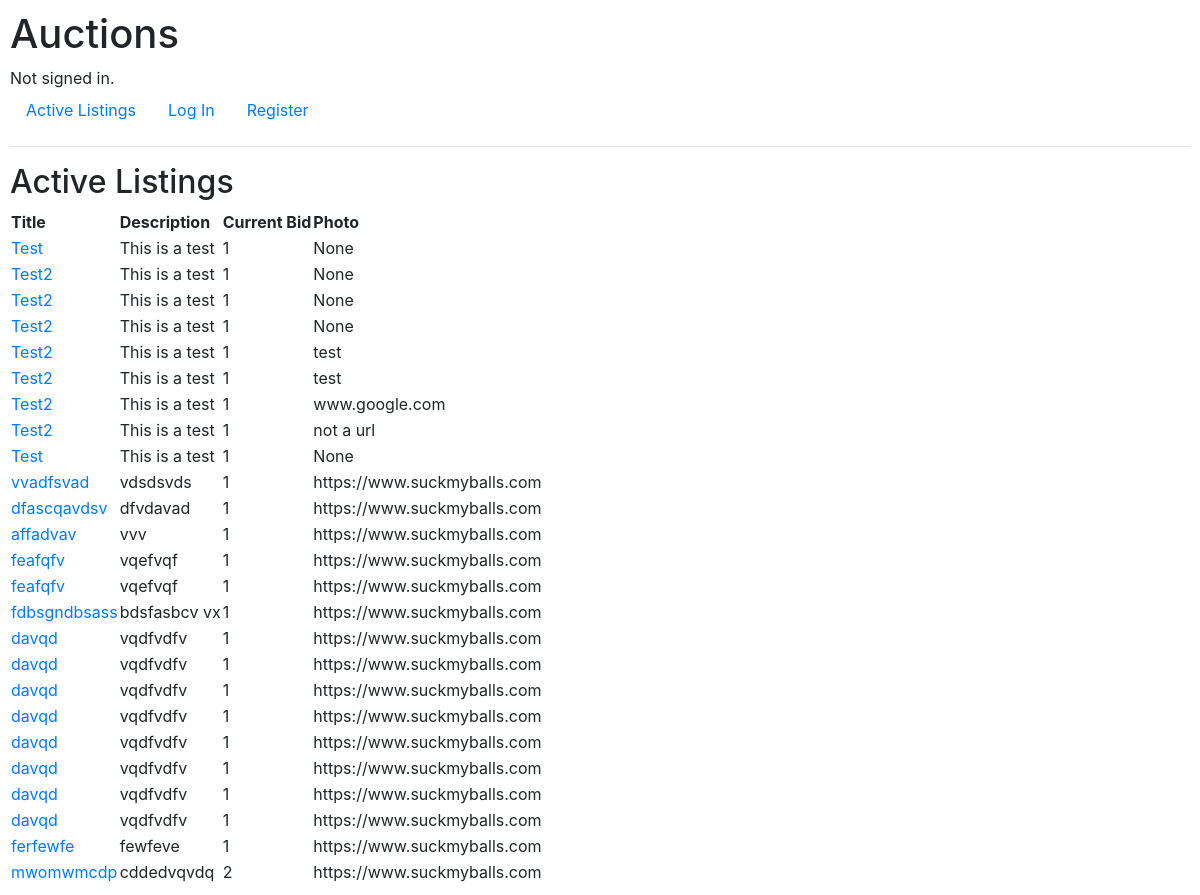
The page / on the database its author committed.
### auctions/models.py (models this page shows, shortened)
class Listing(models.Model):
    title = models.CharField(max_length=64)
    description = models.TextField()
    category = models.CharField(max_length=64, null=True) #use a data list on form to provide options of what categories already exist.
    imageURL = models.URLField(null=True, validators =[URLValidator])
    active = models.BooleanField(default=True)
    created_at = models.DateTimeField(auto_now_add=True)
    user = models.ForeignKey(User, on_delete=models.CASCADE, null=True)
    starting_bid = models.PositiveIntegerField()

### auctions/views.py (the view)
# urls.py: path("", views.index, name="index"),
def index(request):
    return render(request, "auctions/index.html", {
        "active_listings":Listing.objects.all()
    })

### auctions/templates/auctions/index.html
{% extends "auctions/layout.html" %}
{% block body %}
    <h2>Active Listings</h2>
    <table>
        <tr>
          <th>Title</th>
          <th>Description</th>
          <th>Current Bid</th>
          <th>Photo</th>
        </tr>
        {%for listing in active_listings%}
        <tr>
            <td><a href="{%url 'listing' listing.id %}">{{listing.title}}</td></a>
            <td>{{listing.description}}</td>
            <td>{{listing.starting_bid}}</td>
            <td>{{listing.imageURL}}</td>
        </tr>
    {%endfor%}
{% endblock %}

### auctions/templates/auctions/layout.html (shortened to what this page needs)
{% load static %}
<!DOCTYPE html>
<html lang="en">
    <head>
        <link rel="stylesheet" href="https://stackpath.bootstrapcdn.com/bootstrap/4.4.1/css/bootstrap.min.css">
        <link href="{% static 'auctions/styles.css' %}" rel="stylesheet">
    </head>
    <body>
        <h1>Auctions</h1>
        <div>
            {% if user.is_authenticated %}
                Signed in as <strong>{{ user.username }}</strong>.
            {% else %}
                Not signed in.
            {% endif %}
        </div>
        <ul class="nav">
            <li class="nav-item">
                <a class="nav-link" href="{% url 'index' %}">Active Listings</a>
            </li>
            {% if user.is_authenticated %}
                <li class="nav-item">
                    <a class="nav-link" href="{% url 'logout' %}">Log Out</a>
                </li>
            {% else %}
                <li class="nav-item">
                    <a class="nav-link" href="{% url 'login' %}">Log In</a>
                </li>
                <li class="nav-item">
                    <a class="nav-link" href="{% url 'register' %}">Register</a>
                </li>
            {% endif %}
        </ul>
        <hr>
        {% block body %}
        {% endblock %}
    </body>
</html>

### auctions/static/auctions/styles.css (style rules this page uses)
body { padding: 10px; }

### rows shown on the page
Listing: title "Test", description "This is a test", starting_bid "1", imageURL "None"
Listing: title "Test2", description "This is a test", starting_bid "1", imageURL "None"
Listing: title "Test2", description "This is a test", starting_bid "1", imageURL "None"
Listing: title "Test2", description "This is a test", starting_bid "1", imageURL "None"
Listing: title "Test2", description "This is a test", starting_bid "1", imageURL "test"
Listing: title "Test2", description "This is a test", starting_bid "1", imageURL "test"
Listing: title "Test2", description "This is a test", starting_bid "1", imageURL "www.google.com"
Listing: title "Test2", description "This is a test", starting_bid "1", imageURL "not a url"
Listing: title "Test", description "This is a test", starting_bid "1", imageURL "None"
Listing: title "vvadfsvad", description "vdsdsvds", starting_bid "1", imageURL "https://www.suckmyballs.com"
Listing: title "dfascqavdsv", description "dfvdavad", starting_bid "1", imageURL "https://www.suckmyballs.com"
Listing: title "affadvav", description "vvv", starting_bid "1", imageURL "https://www.suckmyballs.com"
Listing: title "feafqfv", description "vqefvqf", starting_bid "1", imageURL "https://www.suckmyballs.com"
Listing: title "feafqfv", description "vqefvqf", starting_bid "1", imageURL "https://www.suckmyballs.com"
Listing: title "fdbsgndbsass", description "bdsfasbcv vx", starting_bid "1", imageURL "https://www.suckmyballs.com"
Listing: title "davqd", description "vqdfvdfv", starting_bid "1", imageURL "https://www.suckmyballs.com"
Listing: title "davqd", description "vqdfvdfv", starting_bid "1", imageURL "https://www.suckmyballs.com"
Listing: title "davqd", description "vqdfvdfv", starting_bid "1", imageURL "https://www.suckmyballs.com"
Listing: title "davqd", description "vqdfvdfv", starting_bid "1", imageURL "https://www.suckmyballs.com"
Listing: title "davqd", description "vqdfvdfv", starting_bid "1", imageURL "https://www.suckmyballs.com"
Listing: title "davqd", description "vqdfvdfv", starting_bid "1", imageURL "https://www.suckmyballs.com"
Listing: title "davqd", description "vqdfvdfv", starting_bid "1", imageURL "https://www.suckmyballs.com"
Listing: title "davqd", description "vqdfvdfv", starting_bid "1", imageURL "https://www.suckmyballs.com"
Listing: title "ferfewfe", description "fewfeve", starting_bid "1", imageURL "https://www.suckmyballs.com"
Listing: title "mwomwmcdp", description "cddedvqvdq", starting_bid "2", imageURL "https://www.suckmyballs.com"
